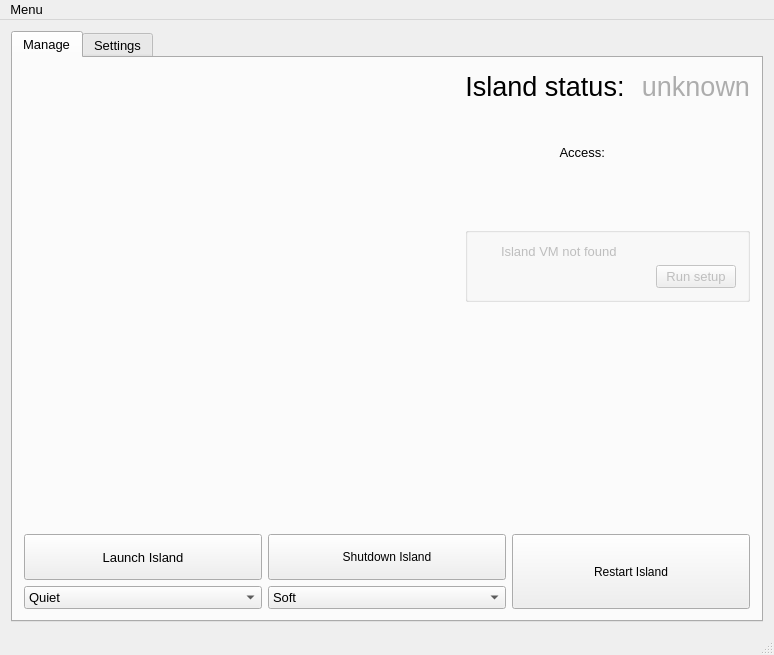
<?xml version="1.0" encoding="UTF-8"?>
<ui version="4.0">
 <class>MainWindow</class>
 <widget class="QMainWindow" name="MainWindow">
  <property name="geometry">
   <rect>
    <x>0</x>
    <y>0</y>
    <width>774</width>
    <height>655</height>
   </rect>
  </property>
  <property name="minimumSize">
   <size>
    <width>640</width>
    <height>480</height>
   </size>
  </property>
  <property name="font">
   <font>
    <pointsize>10</pointsize>
   </font>
  </property>
  <property name="windowTitle">
   <string>Island Manager</string>
  </property>
  <property name="windowIcon">
   <iconset resource="resources.qrc">
    <normaloff>:/images/icons/island128.png</normaloff>:/images/icons/island128.png</iconset>
  </property>
  <property name="locale">
   <locale language="English" country="UnitedStates"/>
  </property>
  <widget class="QWidget" name="centralWidget">
   <layout class="QHBoxLayout" name="horizontalLayout">
    <item>
     <widget class="QTabWidget" name="tabWidget">
      <property name="minimumSize">
       <size>
        <width>622</width>
        <height>0</height>
       </size>
      </property>
      <property name="currentIndex">
       <number>0</number>
      </property>
      <widget class="QWidget" name="tabIslandManagement">
       <attribute name="title">
        <string>Manage</string>
       </attribute>
       <layout class="QVBoxLayout" name="verticalLayout_6">
        <item>
         <layout class="QHBoxLayout" name="horizontalLayout_7">
          <item>
           <layout class="QHBoxLayout" name="horizontalLayout_3">
            <item>
             <layout class="QVBoxLayout" name="verticalLayout_3">
              <item>
               <widget class="QLabel" name="label">
                <property name="sizePolicy">
                 <sizepolicy hsizetype="Fixed" vsizetype="Fixed">
                  <horstretch>0</horstretch>
                  <verstretch>0</verstretch>
                 </sizepolicy>
                </property>
                <property name="text">
                 <string/>
                </property>
                <property name="pixmap">
                 <pixmap resource="resources.qrc">:/images/icons/island256.png</pixmap>
                </property>
                <property name="scaledContents">
                 <bool>true</bool>
                </property>
               </widget>
              </item>
             </layout>
            </item>
           </layout>
          </item>
          <item>
           <spacer name="horizontalSpacer">
            <property name="orientation">
             <enum>Qt::Horizontal</enum>
            </property>
            <property name="sizeHint" stdset="0">
             <size>
              <width>40</width>
              <height>20</height>
             </size>
            </property>
           </spacer>
          </item>
          <item>
           <layout class="QVBoxLayout" name="verticalLayout_5">
            <item>
             <layout class="QHBoxLayout" name="horizontalLayout_2" stretch="0,0">
              <property name="spacing">
               <number>9</number>
              </property>
              <property name="sizeConstraint">
               <enum>QLayout::SetMaximumSize</enum>
              </property>
              <property name="topMargin">
               <number>2</number>
              </property>
              <property name="bottomMargin">
               <number>24</number>
              </property>
              <item>
               <widget class="QLabel" name="islandStatusLabel">
                <property name="sizePolicy">
                 <sizepolicy hsizetype="Preferred" vsizetype="Preferred">
                  <horstretch>0</horstretch>
                  <verstretch>0</verstretch>
                 </sizepolicy>
                </property>
                <property name="maximumSize">
                 <size>
                  <width>1965</width>
                  <height>30</height>
                 </size>
                </property>
                <property name="font">
                 <font>
                  <family>Arial</family>
                  <pointsize>20</pointsize>
                 </font>
                </property>
                <property name="styleSheet">
                 <string notr="true"/>
                </property>
                <property name="text">
                 <string>Island status: </string>
                </property>
                <property name="scaledContents">
                 <bool>false</bool>
                </property>
                <property name="alignment">
                 <set>Qt::AlignRight|Qt::AlignTrailing|Qt::AlignVCenter</set>
                </property>
                <property name="margin">
                 <number>0</number>
                </property>
               </widget>
              </item>
              <item>
               <widget class="QLabel" name="islandStatus">
                <property name="sizePolicy">
                 <sizepolicy hsizetype="Fixed" vsizetype="Preferred">
                  <horstretch>0</horstretch>
                  <verstretch>0</verstretch>
                 </sizepolicy>
                </property>
                <property name="maximumSize">
                 <size>
                  <width>1965</width>
                  <height>30</height>
                 </size>
                </property>
                <property name="palette">
                 <palette>
                  <active>
                   <colorrole role="WindowText">
                    <brush brushstyle="SolidPattern">
                     <color alpha="255">
                      <red>173</red>
                      <green>173</green>
                      <blue>173</blue>
                     </color>
                    </brush>
                   </colorrole>
                  </active>
                  <inactive>
                   <colorrole role="WindowText">
                    <brush brushstyle="SolidPattern">
                     <color alpha="255">
                      <red>173</red>
                      <green>173</green>
                      <blue>173</blue>
                     </color>
                    </brush>
                   </colorrole>
                  </inactive>
                  <disabled>
                   <colorrole role="WindowText">
                    <brush brushstyle="SolidPattern">
                     <color alpha="255">
                      <red>120</red>
                      <green>120</green>
                      <blue>120</blue>
                     </color>
                    </brush>
                   </colorrole>
                  </disabled>
                 </palette>
                </property>
                <property name="font">
                 <font>
                  <family>Arial</family>
                  <pointsize>20</pointsize>
                 </font>
                </property>
                <property name="styleSheet">
                 <string notr="true"/>
                </property>
                <property name="text">
                 <string>unknown</string>
                </property>
                <property name="alignment">
                 <set>Qt::AlignRight|Qt::AlignTrailing|Qt::AlignVCenter</set>
                </property>
                <property name="margin">
                 <number>0</number>
                </property>
               </widget>
              </item>
             </layout>
            </item>
            <item>
             <layout class="QHBoxLayout" name="horizontalLayout_6">
              <property name="topMargin">
               <number>14</number>
              </property>
              <property name="bottomMargin">
               <number>0</number>
              </property>
              <item>
               <widget class="QLabel" name="island_access_label">
                <property name="layoutDirection">
                 <enum>Qt::LeftToRight</enum>
                </property>
                <property name="text">
                 <string>Access:</string>
                </property>
                <property name="alignment">
                 <set>Qt::AlignRight|Qt::AlignTrailing|Qt::AlignVCenter</set>
                </property>
               </widget>
              </item>
              <item>
               <widget class="QLabel" name="island_access_address">
                <property name="font">
                 <font>
                  <underline>true</underline>
                 </font>
                </property>
                <property name="styleSheet">
                 <string notr="true"/>
                </property>
                <property name="text">
                 <string notr="true"/>
                </property>
                <property name="openExternalLinks">
                 <bool>true</bool>
                </property>
               </widget>
              </item>
             </layout>
            </item>
            <item>
             <layout class="QHBoxLayout" name="horizontalLayout_8">
              <property name="bottomMargin">
               <number>0</number>
              </property>
              <item>
               <widget class="QLabel" name="island_admin_access_address">
                <property name="font">
                 <font>
                  <underline>true</underline>
                 </font>
                </property>
                <property name="layoutDirection">
                 <enum>Qt::LeftToRight</enum>
                </property>
                <property name="styleSheet">
                 <string notr="true"/>
                </property>
                <property name="text">
                 <string notr="true"/>
                </property>
                <property name="alignment">
                 <set>Qt::AlignRight|Qt::AlignTrailing|Qt::AlignVCenter</set>
                </property>
                <property name="openExternalLinks">
                 <bool>true</bool>
                </property>
               </widget>
              </item>
             </layout>
            </item>
            <item>
             <spacer name="verticalSpacer_2">
              <property name="orientation">
               <enum>Qt::Vertical</enum>
              </property>
              <property name="sizeHint" stdset="0">
               <size>
                <width>20</width>
                <height>40</height>
               </size>
              </property>
             </spacer>
            </item>
            <item>
             <widget class="QGroupBox" name="groupBox">
              <property name="enabled">
               <bool>false</bool>
              </property>
              <property name="visible">
               <bool>false</bool>
              </property>
              <property name="layoutDirection">
               <enum>Qt::RightToLeft</enum>
              </property>
              <property name="styleSheet">
               <string notr="true"/>
              </property>
              <property name="title">
               <string/>
              </property>
              <layout class="QVBoxLayout" name="verticalLayout">
               <item>
                <layout class="QHBoxLayout" name="horizontalLayout_5">
                 <item>
                  <widget class="QLabel" name="setup_required_reason">
                   <property name="text">
                    <string>Island VM not found</string>
                   </property>
                  </widget>
                 </item>
                 <item>
                  <widget class="QLabel" name="setup_required_icon">
                   <property name="maximumSize">
                    <size>
                     <width>16</width>
                     <height>16</height>
                    </size>
                   </property>
                   <property name="text">
                    <string/>
                   </property>
                   <property name="pixmap">
                    <pixmap resource="resources.qrc">:/images/info</pixmap>
                   </property>
                   <property name="scaledContents">
                    <bool>true</bool>
                   </property>
                  </widget>
                 </item>
                </layout>
               </item>
               <item>
                <widget class="QPushButton" name="button_launch_setup">
                 <property name="sizePolicy">
                  <sizepolicy hsizetype="Maximum" vsizetype="Fixed">
                   <horstretch>0</horstretch>
                   <verstretch>0</verstretch>
                  </sizepolicy>
                 </property>
                 <property name="layoutDirection">
                  <enum>Qt::RightToLeft</enum>
                 </property>
                 <property name="styleSheet">
                  <string notr="true"/>
                 </property>
                 <property name="text">
                  <string>Run setup</string>
                 </property>
                 <property name="icon">
                  <iconset resource="resources.qrc">
                   <normaloff>:/images/gear</normaloff>:/images/gear</iconset>
                 </property>
                </widget>
               </item>
              </layout>
             </widget>
            </item>
           </layout>
          </item>
         </layout>
        </item>
        <item>
         <spacer name="verticalSpacer">
          <property name="orientation">
           <enum>Qt::Vertical</enum>
          </property>
          <property name="sizeHint" stdset="0">
           <size>
            <width>20</width>
            <height>40</height>
           </size>
          </property>
         </spacer>
        </item>
        <item>
         <layout class="QHBoxLayout" name="horizontalLayout_4">
          <item>
           <layout class="QVBoxLayout" name="verticalLayout_2">
            <item>
             <widget class="QPushButton" name="launchIslandButton">
              <property name="sizePolicy">
               <sizepolicy hsizetype="Minimum" vsizetype="Preferred">
                <horstretch>0</horstretch>
                <verstretch>0</verstretch>
               </sizepolicy>
              </property>
              <property name="whatsThis">
               <string>&lt;html&gt;&lt;head/&gt;&lt;body&gt;&lt;p&gt;Launch island. &lt;/p&gt;&lt;/body&gt;&lt;/html&gt;</string>
              </property>
              <property name="text">
               <string>Launch Island</string>
              </property>
              <property name="icon">
               <iconset resource="resources.qrc">
                <normaloff>:/images/play</normaloff>:/images/play</iconset>
              </property>
              <property name="iconSize">
               <size>
                <width>48</width>
                <height>48</height>
               </size>
              </property>
              <property name="autoDefault">
               <bool>false</bool>
              </property>
             </widget>
            </item>
            <item>
             <widget class="QComboBox" name="launchMode">
              <item>
               <property name="text">
                <string>Quiet</string>
               </property>
              </item>
              <item>
               <property name="text">
                <string>Normal</string>
               </property>
              </item>
             </widget>
            </item>
           </layout>
          </item>
          <item>
           <layout class="QVBoxLayout" name="verticalLayout_4">
            <item>
             <widget class="QPushButton" name="shutdownIslandButton">
              <property name="sizePolicy">
               <sizepolicy hsizetype="Minimum" vsizetype="Preferred">
                <horstretch>0</horstretch>
                <verstretch>0</verstretch>
               </sizepolicy>
              </property>
              <property name="styleSheet">
               <string notr="true">padding: 15px</string>
              </property>
              <property name="text">
               <string>Shutdown Island</string>
              </property>
              <property name="icon">
               <iconset resource="resources.qrc">
                <normaloff>:/images/stop</normaloff>:/images/stop</iconset>
              </property>
              <property name="iconSize">
               <size>
                <width>48</width>
                <height>48</height>
               </size>
              </property>
             </widget>
            </item>
            <item>
             <widget class="QComboBox" name="stopMode">
              <item>
               <property name="text">
                <string>Soft</string>
               </property>
              </item>
              <item>
               <property name="text">
                <string>Force</string>
               </property>
              </item>
             </widget>
            </item>
           </layout>
          </item>
          <item>
           <widget class="QPushButton" name="restartIslandButton">
            <property name="sizePolicy">
             <sizepolicy hsizetype="Minimum" vsizetype="Preferred">
              <horstretch>0</horstretch>
              <verstretch>0</verstretch>
             </sizepolicy>
            </property>
            <property name="styleSheet">
             <string notr="true">padding: 20px;</string>
            </property>
            <property name="text">
             <string>Restart Island</string>
            </property>
            <property name="icon">
             <iconset resource="resources.qrc">
              <normaloff>:/images/reload</normaloff>:/images/reload</iconset>
            </property>
            <property name="iconSize">
             <size>
              <width>48</width>
              <height>48</height>
             </size>
            </property>
           </widget>
          </item>
         </layout>
        </item>
       </layout>
      </widget>
      <widget class="QWidget" name="tabIslandSettings">
       <attribute name="title">
        <string>Settings</string>
       </attribute>
       <layout class="QVBoxLayout" name="verticalLayout_7">
        <item>
         <layout class="QHBoxLayout" name="horizontalLayout_10">
          <property name="bottomMargin">
           <number>10</number>
          </property>
          <item>
           <widget class="QLabel" name="vMnameLabel">
            <property name="minimumSize">
             <size>
              <width>125</width>
              <height>0</height>
             </size>
            </property>
            <property name="text">
             <string>Island VM name:</string>
            </property>
           </widget>
          </item>
          <item>
           <widget class="QLineEdit" name="vmnameLineEdit">
            <property name="minimumSize">
             <size>
              <width>300</width>
              <height>0</height>
             </size>
            </property>
           </widget>
          </item>
          <item>
           <widget class="QPushButton" name="vmnameSave">
            <property name="enabled">
             <bool>false</bool>
            </property>
            <property name="text">
             <string>Save</string>
            </property>
            <property name="icon">
             <iconset resource="resources.qrc">
              <normaloff>:/images/yes</normaloff>:/images/yes</iconset>
            </property>
           </widget>
          </item>
          <item>
           <widget class="QPushButton" name="vmnameDefault">
            <property name="text">
             <string>Restore default</string>
            </property>
            <property name="icon">
             <iconset resource="resources.qrc">
              <normaloff>:/images/reload</normaloff>:/images/reload</iconset>
            </property>
           </widget>
          </item>
         </layout>
        </item>
        <item>
         <layout class="QHBoxLayout" name="horizontalLayout_11">
          <property name="bottomMargin">
           <number>10</number>
          </property>
          <item>
           <widget class="QLabel" name="vboxmanagePathLabel">
            <property name="minimumSize">
             <size>
              <width>125</width>
              <height>0</height>
             </size>
            </property>
            <property name="text">
             <string>Path to vboxmanage:</string>
            </property>
           </widget>
          </item>
          <item>
           <widget class="QLineEdit" name="vboxmanagePathLineEdit">
            <property name="minimumSize">
             <size>
              <width>200</width>
              <height>0</height>
             </size>
            </property>
           </widget>
          </item>
          <item>
           <widget class="QPushButton" name="vboxmanageSelectPath">
            <property name="text">
             <string>Browse...</string>
            </property>
           </widget>
          </item>
          <item>
           <widget class="QPushButton" name="vboxmanageSave">
            <property name="enabled">
             <bool>false</bool>
            </property>
            <property name="text">
             <string>Save</string>
            </property>
            <property name="icon">
             <iconset resource="resources.qrc">
              <normaloff>:/images/yes</normaloff>:/images/yes</iconset>
            </property>
           </widget>
          </item>
          <item>
           <widget class="QPushButton" name="vboxmanageDefault">
            <property name="text">
             <string>Restore default</string>
            </property>
            <property name="icon">
             <iconset resource="resources.qrc">
              <normaloff>:/images/reload</normaloff>:/images/reload</iconset>
            </property>
           </widget>
          </item>
         </layout>
        </item>
        <item>
         <layout class="QHBoxLayout" name="horizontalLayout_12">
          <property name="bottomMargin">
           <number>10</number>
          </property>
          <item>
           <widget class="QLabel" name="label_2">
            <property name="minimumSize">
             <size>
              <width>125</width>
              <height>0</height>
             </size>
            </property>
            <property name="text">
             <string>Data folder path:</string>
            </property>
           </widget>
          </item>
          <item>
           <widget class="QLineEdit" name="dfLineEdit"/>
          </item>
          <item>
           <widget class="QPushButton" name="dfSelectPath">
            <property name="text">
             <string>Browse...</string>
            </property>
           </widget>
          </item>
          <item>
           <widget class="QPushButton" name="dfSave">
            <property name="enabled">
             <bool>false</bool>
            </property>
            <property name="text">
             <string>Save</string>
            </property>
            <property name="icon">
             <iconset resource="resources.qrc">
              <normaloff>:/images/yes</normaloff>:/images/yes</iconset>
            </property>
           </widget>
          </item>
          <item>
           <widget class="QPushButton" name="dfDefault">
            <property name="text">
             <string>Restore default</string>
            </property>
            <property name="icon">
             <iconset resource="resources.qrc">
              <normaloff>:/images/reload</normaloff>:/images/reload</iconset>
            </property>
           </widget>
          </item>
         </layout>
        </item>
        <item>
         <spacer name="verticalSpacer_3">
          <property name="orientation">
           <enum>Qt::Vertical</enum>
          </property>
          <property name="sizeHint" stdset="0">
           <size>
            <width>20</width>
            <height>40</height>
           </size>
          </property>
         </spacer>
        </item>
        <item>
         <layout class="QHBoxLayout" name="horizontalLayout_9">
          <item>
           <widget class="QPushButton" name="deleteIslandButton">
            <property name="minimumSize">
             <size>
              <width>0</width>
              <height>50</height>
             </size>
            </property>
            <property name="text">
             <string>Delete Island VM</string>
            </property>
            <property name="icon">
             <iconset resource="resources.qrc">
              <normaloff>:/images/error</normaloff>:/images/error</iconset>
            </property>
           </widget>
          </item>
          <item>
           <spacer name="horizontalSpacer_2">
            <property name="orientation">
             <enum>Qt::Horizontal</enum>
            </property>
            <property name="sizeHint" stdset="0">
             <size>
              <width>40</width>
              <height>20</height>
             </size>
            </property>
           </spacer>
          </item>
         </layout>
        </item>
       </layout>
      </widget>
     </widget>
    </item>
   </layout>
  </widget>
  <widget class="QMenuBar" name="menuBar">
   <property name="geometry">
    <rect>
     <x>0</x>
     <y>0</y>
     <width>774</width>
     <height>21</height>
    </rect>
   </property>
   <widget class="QMenu" name="menuOptions">
    <property name="title">
     <string>Menu</string>
    </property>
    <addaction name="actionInfo"/>
    <addaction name="separator"/>
    <addaction name="actionMinimize_2"/>
    <addaction name="actionClose"/>
   </widget>
   <addaction name="menuOptions"/>
  </widget>
  <widget class="QStatusBar" name="statusBar">
   <property name="locale">
    <locale language="English" country="UnitedStates"/>
   </property>
  </widget>
  <action name="actionExit">
   <property name="text">
    <string>Exit</string>
   </property>
   <property name="iconVisibleInMenu">
    <bool>true</bool>
   </property>
  </action>
  <action name="actionMinimize">
   <property name="text">
    <string>Minimize</string>
   </property>
   <property name="iconVisibleInMenu">
    <bool>true</bool>
   </property>
  </action>
  <action name="actionAbout">
   <property name="text">
    <string>About</string>
   </property>
   <property name="iconVisibleInMenu">
    <bool>true</bool>
   </property>
  </action>
  <action name="actionInfo">
   <property name="text">
    <string>Info</string>
   </property>
  </action>
  <action name="actionMinimize_2">
   <property name="text">
    <string>Minimize</string>
   </property>
  </action>
  <action name="actionClose">
   <property name="text">
    <string>Close</string>
   </property>
  </action>
 </widget>
 <layoutdefault spacing="6" margin="11"/>
 <resources>
  <include location="resources.qrc"/>
 </resources>
 <connections/>
</ui>
